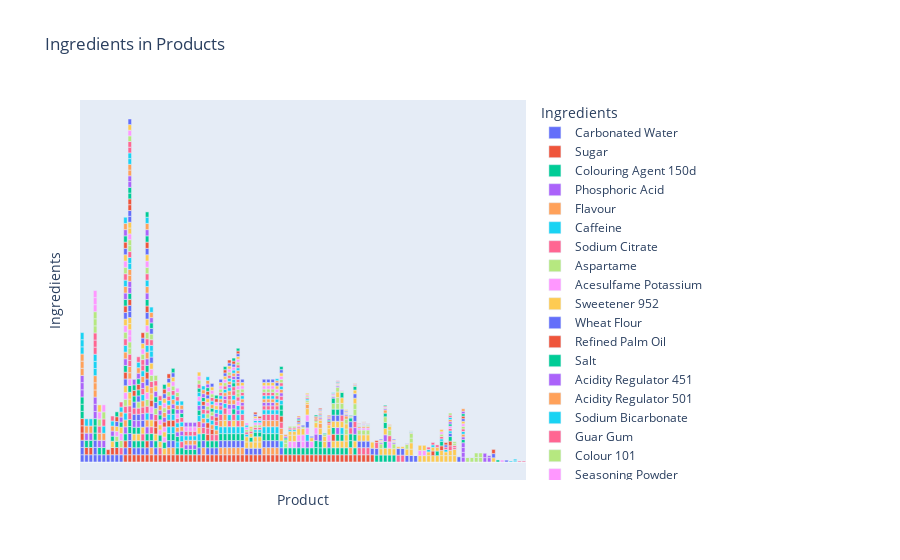

Here is the notebook cell this chart was saved with:
### Code cell
fig = px.bar(df, x='Product', y='IngredientResearch', color='IngredientResearch',
             title='Ingredients in Products',
             labels={'IngredientResearch': ' Ingredients'})

fig.update_layout(
    xaxis_title='Product',
    yaxis_title='Ingredients',
    xaxis_showticklabels=False,  # hide x label
    yaxis_showticklabels=False  # hide x label
)

fig.show()
